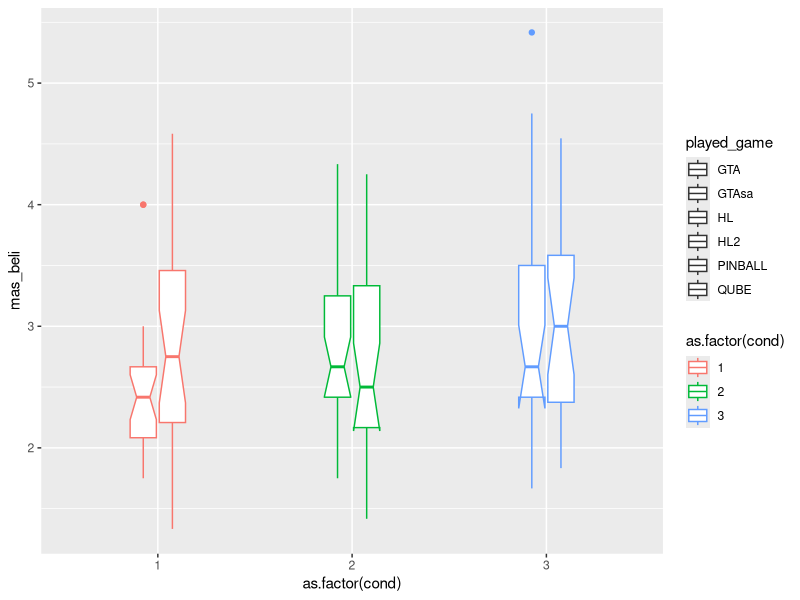
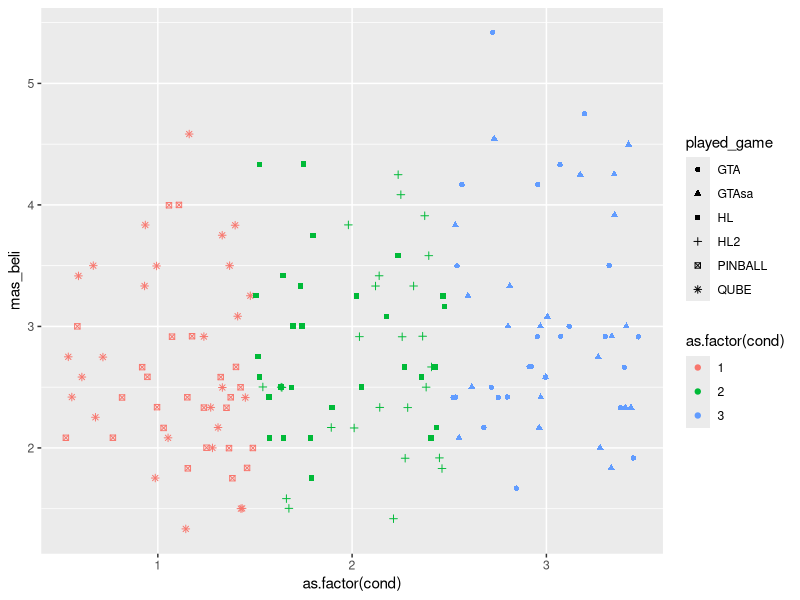
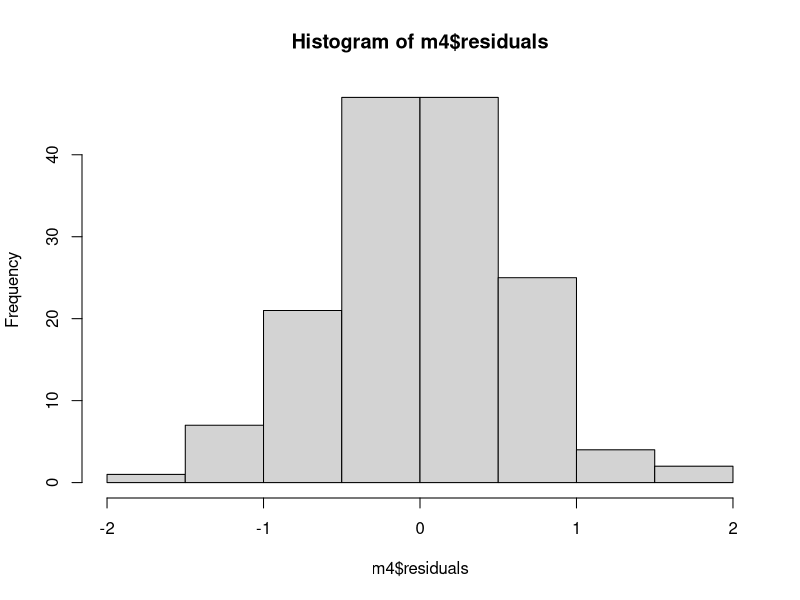
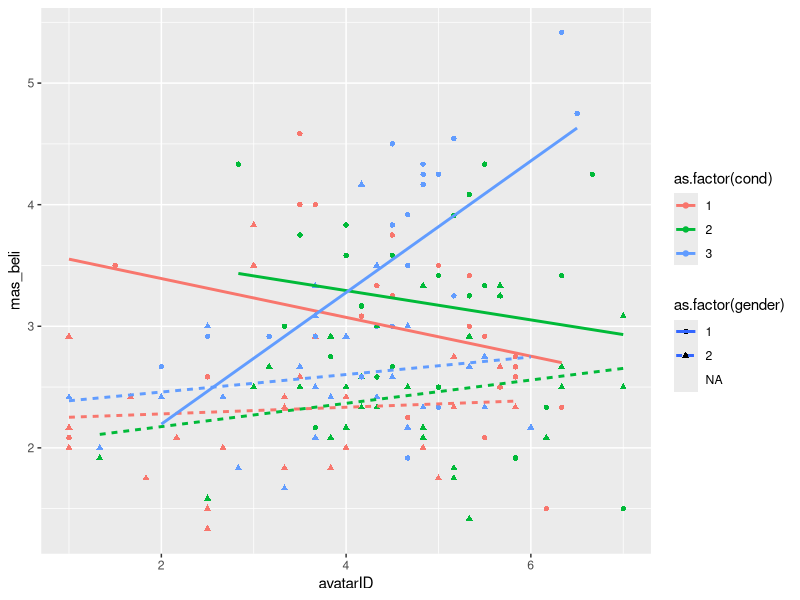
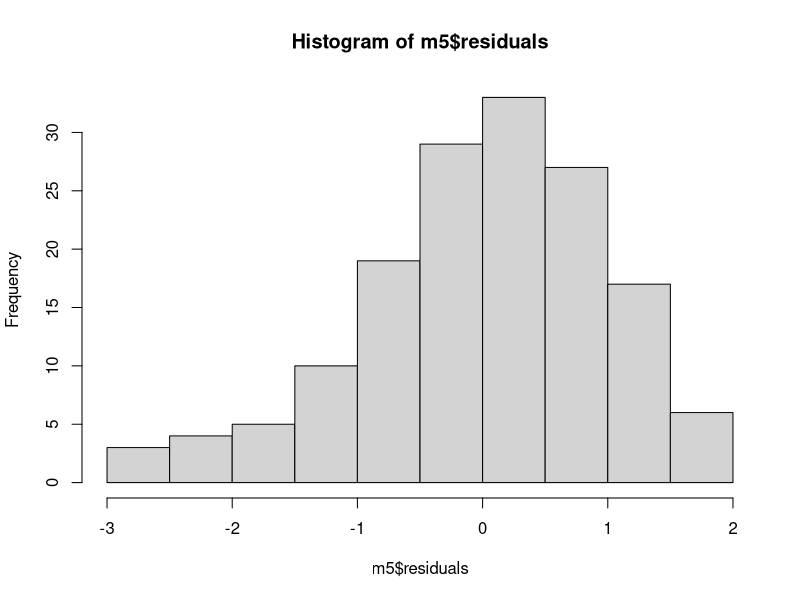
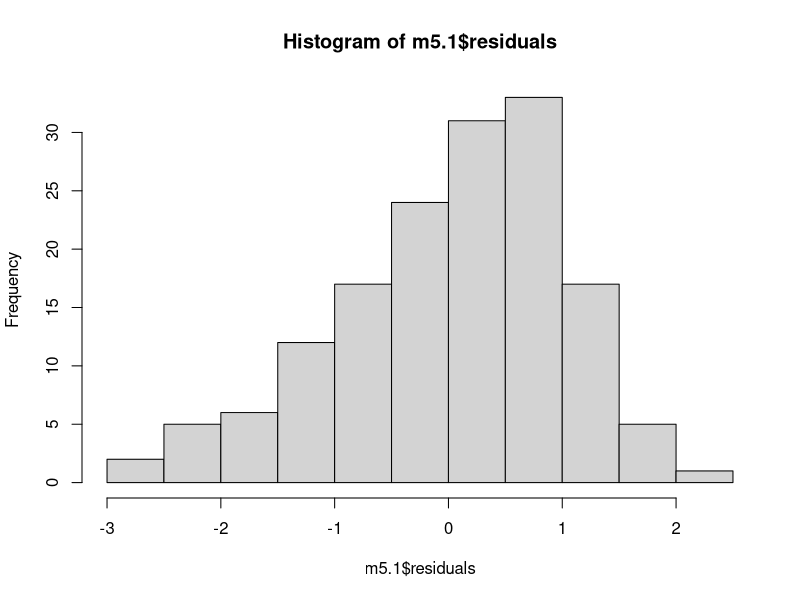
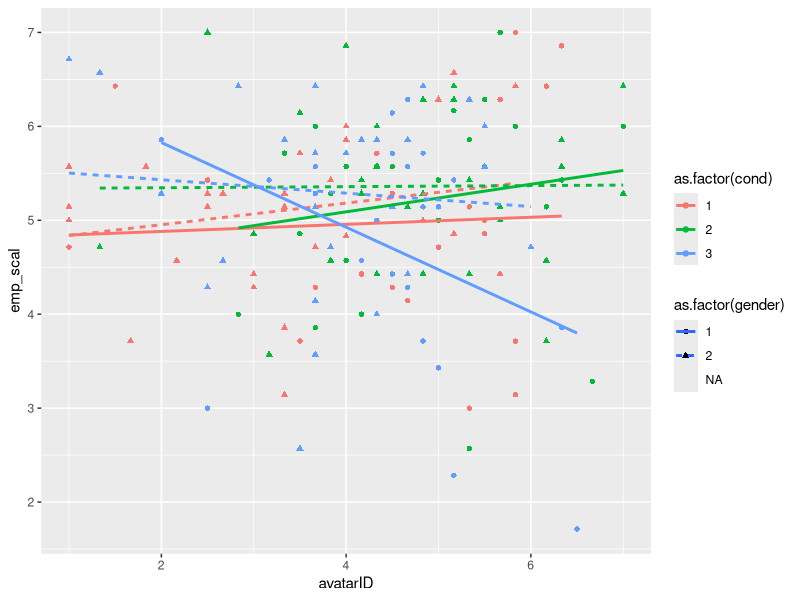
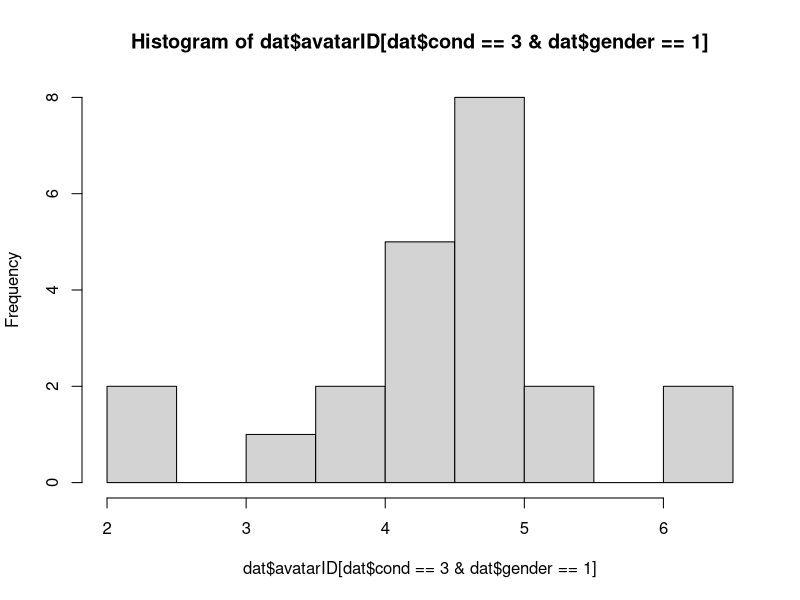

Recreate these plots in R, in order. (Note: this script raises an error after producing the figures.)
# re-analysis of Gabbiadini et al. 2016
library(psych)
library(dplyr)
library(ggplot2)
library(lavaan)
library(car)

dat = read.csv("data_set_PLOS.csv")
table(dat$played_game, dat$condition, useNA = 'always')
table(dat$played_game, dat$cond, useNA = 'always')

# Experimental assignment
dat %>% 
  select(played_game:cond) %>% 
  distinct

# Avatar identification
dat %>% 
  select(avatar_id_embodied_presence1:avatar_id_char_empathy4) %>% 
  glimpse

# Masculine beliefs
dat %>% 
  select(MRNI1_aggr:MRNI15_restremotionality) %>% 
  glimpse

# Do these really belong together -- "demonstrate physical prowess" v 
# "use any means to 'convince' a girl to have sex"
dat %>% 
  select(MRNI1_aggr:MRNI15_restremotionality) %>% 
  psych::alpha()
# I guess so.  

# Empathy for victim?
dat %>% 
  select(Empathy_comprensione:Empathy_disinteresseR) %>% 
  glimpse

# Game rating. Was there a Game_rating_involvement1?
dat %>% 
  select(game_rating_involvement2_eccitante:game_rating_involvement3_coinvolgente) %>% 
  glimpse


# Analysis ---
# Effects of game on empathy towards women -- zilch ----
# I'm guessing "emp_scal" is their outcome -- empathy towards female violence victim
dat %>% 
  select(Empathy_comprensione:Empathy_disinteresse) %>% 
  psych::alpha(check.keys = T)

dat %>% 
  select(Empathy_comprensione:Empathy_disinteresse, emp_scal) %>% 
  cor(use = "pairwise") %>% 
  round(3)

m1 = aov(emp_scal ~ as.factor(condition), data = dat)
summary(m1)
TukeyHSD(m1) 

m1.1 = lm(emp_scal ~ cond, data = dat)
summary(m1.1)

tapply(dat$emp_scal, dat$cond, mean, na.rm = T)

# Moderated by gender?
m1.2 = lm(emp_scal ~ condition * as.factor(gender), data = dat)
summary(m1.2)
Anova(m1.2, type = 3) # No

# Get means by gender
tapply(dat$emp_scal, INDEX = list(dat$condition, dat$gender), FUN = mean, na.rm = T)
aov(emp_scal ~ condition, data = dat[dat$gender == 1,]) %>% TukeyHSD()
# No differences even among men

# Effects of game on masculine beliefs ----
# ANOVA
m2 = aov(mas_beli ~ condition, data = dat)
summary(m2)
TukeyHSD(m2) # GTA differs from nonviolent, p = .03

# Linear contrast
m2.1 = lm(mas_beli ~ cond, data = dat)
summary(m2.1)

ggplot(dat, aes(x = as.factor(cond), y = mas_beli, 
                col = as.factor(cond), shape = played_game)) +
  geom_boxplot(width = .3, notch = T)

ggplot(dat, aes(x = as.factor(cond), y = mas_beli, 
                col = as.factor(cond), shape = played_game)) +
  geom_point(position = position_jitter(width = .5))

# Identification with game character ----
# Greatest identification in half-life
m3 = aov(avatarID ~ condition, data = dat)
summary(m3)
TukeyHSD(m3) # HL is greater than GTA, greater than Qube/pinball

# Our predicted 3-way interaction between game, gender, and identification ---
m4 = lm(mas_beli ~ condition*as.factor(gender)*avatarID, data = dat)
summary(m4)
hist(m4$residuals)

ggplot(dat, aes(x = avatarID, y = mas_beli, col = as.factor(cond), 
                lty = as.factor(gender), shape = as.factor(gender))) +
  geom_point() + 
  geom_smooth(method = "lm", se = F)

# Does that 3-way interaction generalize to the primary outcome? ---
m5 = lm(emp_scal ~ as.factor(cond)*as.factor(gender)*avatarID, data = dat)
summary(m5) # No it does not
hist(m5$residuals)
Anova(m5, type = 3)

# Ordinal code?
m5.1 = lm(emp_scal ~ cond*as.factor(gender)*avatarID, data = dat)
summary(m5.1) # Still the answer is no
hist(m5.1$residuals)
Anova(m5.1, type = 3)

ggplot(dat, aes(x = avatarID, y = emp_scal, col = as.factor(cond), 
                lty = as.factor(gender), shape = as.factor(gender))) +
  geom_point() + 
  geom_smooth(method = 'lm', se = F)

# Kinda? But not significantly so.

# So just how many highly-identified violent male gamers are there?
hist(dat$avatarID[dat$cond == 3 & dat$gender == 1], breaks = 7)
sum(dat$avatarID[dat$cond == 3 & dat$gender == 1] > 4) # about 17
length(dat$avatarID[dat$cond == 3 & dat$gender == 1]) # out of 22

ggplot(dat, aes(x = mas_beli, y = emp_scal, col = as.factor(gender))) +
  geom_point() +
  geom_smooth(method = "lm")

# Were these two factors correlated in the control group? Yeah
dat %>% 
  filter(cond == 1) %>% 
  select(gender, mas_beli, emp_scal) %>% 
  cor(use = 'pairwise') %>% 
  round(3)

dat %>% 
  filter(cond == 1) %>% 
  ggplot(aes(x = mas_beli, y = emp_scal, col = as.factor(gender))) +
  geom_point() + 
  geom_smooth(method = "lm")

# Not sure if I'm contrast-coding this correctly
model.check = lm(emp_scal ~ mas_beli * C(as.factor(gender), "contr.treatment"), data = dat, subset = cond == 1)
summary(model.check)

# SEM ----
modelSEM = {
  "emp_scal ~ mas_beli
  mas_beli ~ cond101 + gend_con + avatad_IDcent +
              gender_codxcond101 + avatad_IDcentxgendercod + avatad_IDcentxcond101 +
              avatad_IDcentxgendercodxcond101"
}

model.sem = sem(modelSEM, data = dat)
summary(model.sem)

# How many have mas_beli > 4.29?
dat %>% 
  filter(condition == "GTA", gender == 1) %>% 
  select(mas_beli)

dat %>% 
  filter(condition == "GTA", gender == 1) %>% 
  with(., hist(mas_beli))

dat %>% 
  filter(condition == "GTA", gender == 1) %>% 
  with(., table(mas_beli > 4.29))
  
